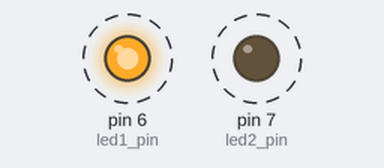
Simulated run of this sketch. Board: Arduino Uno, built with avr-gcc and run on an emulated ATmega328P. Parts: output pins drawn as LEDs (lit = HIGH). Dashed ring = blinking.

Above: at 0.2 s.
Timing chart, 0 to 3.0 s (numbered marks = the images above):
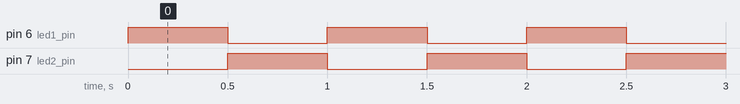

Measured:
- by itself, pin 6 (led1_pin), pin 7 (led2_pin): alternates HIGH for 0.50 s and LOW for 0.50 s

The sketch:

ledbrink.ino
```cpp
const int led1_pin = 6;
const int led2_pin = 7;

void setup()
{
  pinMode(led1_pin, OUTPUT);
  pinMode(led2_pin, OUTPUT);
}

void loop()
{
   digitalWrite(led1_pin, HIGH);
   digitalWrite(led2_pin, LOW);
   delay(500);
   digitalWrite(led1_pin, LOW);
   digitalWrite(led2_pin, HIGH);
   delay(500);
}
```
